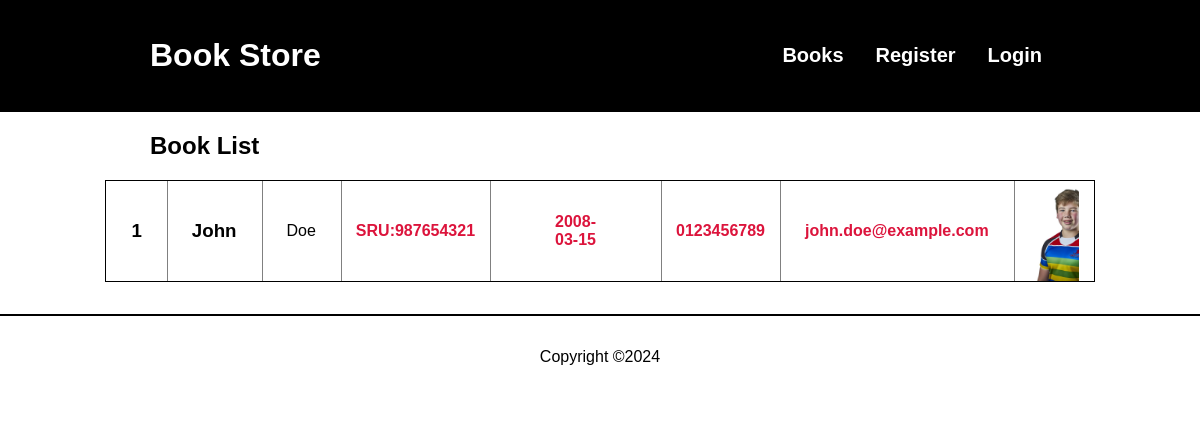
The app's page /junior-list.php with its own data.
### tables this page shows
CREATE TABLE juniors(
junior_id INT PRIMARY KEY AUTO_INCREMENT NOT NULL,
address_id INT NOT NULL,
user_id INT,
first_name  varchar(32) NOT NULL,
last_name  varchar(32) NOT NULL,
dob DATE,
sru_no  INT NOT NULL,
contact_no  varchar(40) NOT NULL,
mobile_no  varchar(40),
email_address varchar(45),
health_issues TEXT,
filename VARCHAR(64),
FOREIGN KEY (address_id) REFERENCES addresses (address_id),
FOREIGN KEY (user_id) REFERENCES users (user_id)
);

### classes/junior.php (called while the page is built, shortened)
<?php
require_once("classes/utils.php");
class Junior
{
  public static function getAllJuniors()
  {
    $conn = Connection::connect();
    $stmt = $conn->prepare(SQL::$getAllJuniors);
    $stmt->execute();
    $juniors = $stmt->fetchAll();
    return $juniors;
  }
}

### classes/utils.php (called while the page is built, shortened)
<?php
class Utils {
  public static function escape($input) {
    return trim(htmlspecialchars($input));
  }
}

### components/junior-card.php (the view)
<a class="book-card" href="junior-page.php?id=<?php echo $junior_id; ?>">
  <div class="id-container card-container">
      <h3><?php echo $junior_id; ?></h3>
  </div>
  <div class="firstN-container card-container">
      <h3><?php echo $firstName; ?></h3>
  </div>
  <div class="lastN-container card-container">
      <p><?php echo $lastName; ?></p>
  </div>
  <div class="sru-container card-container">
      <p class="book-price">SRU:<?php echo $sruNumber; ?></p>
  </div>
  <div class="dob-container card-container">
      <p class="book-price"><?php echo $dob; ?></p>
  </div>
  <div class="contactNo-container card-container">
      <p class="book-price"><?php echo $contactNumber; ?></p>
  </div>
  <div class="email-container card-container">
      <p class="book-price"><?php echo $emailAddress; ?></p>
  </div>
  <div class="pfp-container card-container">
    <img src="images/<?php echo $filename; ?>" alt="Cover for <?php echo $firstName; ?>" class="book-image">
 </div>
</a>

### classes/components.php (shortened to what this page needs)
<?php
class Components {
  public static function pageHeader($pageTitle, $stylesheets, $scripts) {
    require("components/header.php");
  }
  public static function pageFooter() {
    require("components/footer.php");
  }
  public static function allJuniors($juniors)
  {
    if (!empty($juniors)) {
      foreach ($juniors as $junior) {
        $junior_id = Utils::escape($junior["junior_id"]);
        $firstName = Utils::escape($junior["first_name"]);
        $lastName = Utils::escape($junior["last_name"]);
        $dob = Utils::escape($junior["dob"]);
        $sruNumber = Utils::escape($junior["sru_no"]);
        $contactNumber = Utils::escape($junior["contact_no"]);
        $emailAddress = Utils::escape($junior["email_address"]);
        $filename = Utils::escape($junior["filename"]);
        require("components/junior-card.php");
      }
    } else {
      require("components/no-books-found.php");
    }
  }
}

### css/style.css (style rules this page uses)
* { box-sizing: border-box; }
body { margin: 0; }
body, button, input, textarea, select { font-family: "Arial", "Helvetica", sans-serif; font-size: 16px; }
.book-card { color: black; flex: 1; margin: 0 auto 32px; max-width: 300px; text-align: center; text-decoration: none; }
.book-image { width: 100%; object-fit: cover; }
.book-price { color: crimson; font-weight: bold; }
@media screen and (min-width: 950px) { .book-card { margin:0 auto; max-width: 1950px; display: flex; flex-direction: row; justify-content: space-between; align-items: stretch; border:1px black solid; } }
@media screen and (min-width: 950px) { .card-container { width: 500px; display: flex; align-items: center; justify-content: center; box-shadow: .5px 0 0 #000; } }
@media screen and (min-width: 950px) { .id-container { width: fit-content; padding:0 25px; } }
@media screen and (min-width: 950px) { .firstN-container { width: fit-content; padding:0 25px; } }
@media screen and (min-width: 950px) { .pfp-container { height: fit-content; } }
@media screen and (min-width: 950px) { .lastN-container { width: fit-content; padding:0 25px; } }
@media screen and (min-width: 950px) { .sru-container { width: fit-content; padding:0 15px; } }
@media screen and (min-width: 950px) { .dob-container { width: fit-content; padding:0 65px; } }
@media screen and (min-width: 950px) { .contactNo-container { width: fit-content; padding:0 15px; } }
@media screen and (min-width: 950px) { .email-container { width: fit-content; padding:0 25px; } }
@media screen and (min-width: 950px) { .pfp-container { width: fit-content; padding:0 15px; } }
@media screen and (min-width: 950px) { .book-image { height: 100px; width: 50px; } }

### records on screen
juniors: junior_id "1", first_name "John", last_name "Doe", sru_no "987654321", dob "2008-03-15", contact_no "0123456789", email_address "john.doe@example.com", filename (picture)
